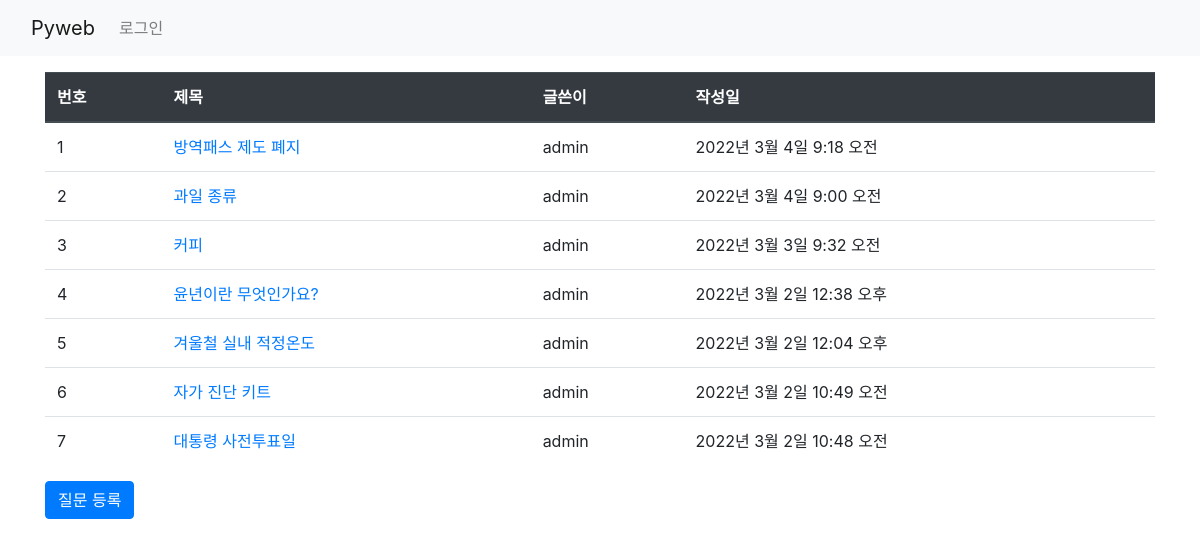
Before: / with the older database file.
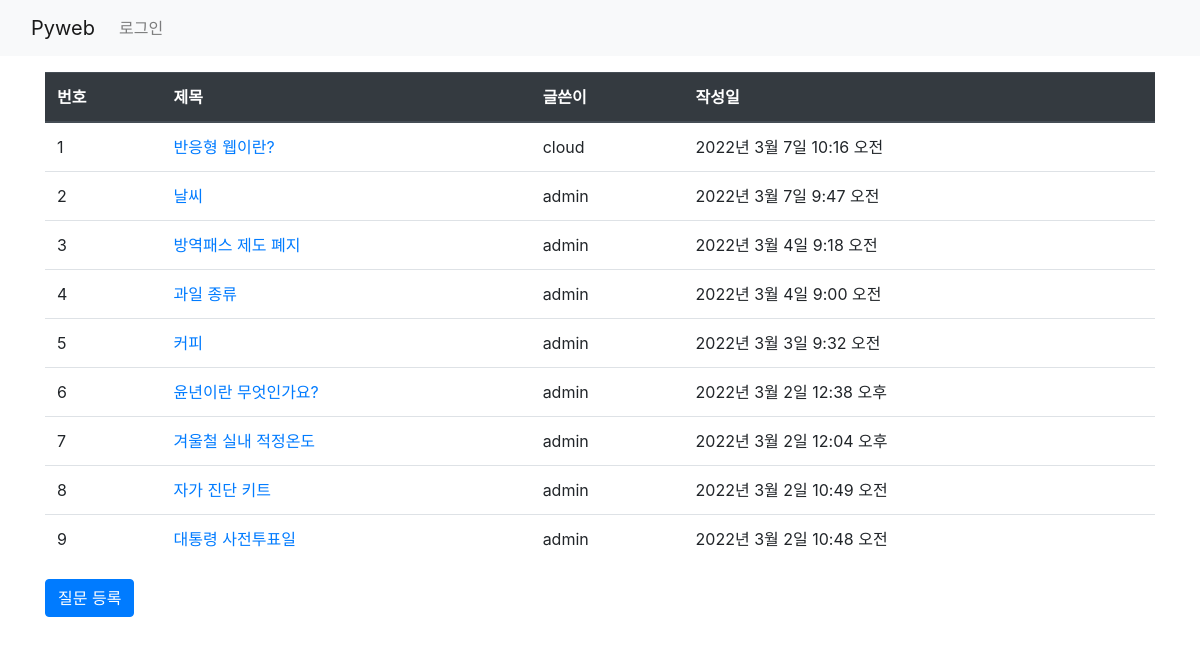
After: the same page with the newer database file.
### board/models.py (models this page shows, shortened)
class Question(models.Model):
    subject = models.CharField(max_length=200)
    content = models.TextField()
    create_date = models.DateTimeField()
    author = models.ForeignKey(User, on_delete=models.CASCADE)

### board/views.py (the view)
# urls.py: path('', views.index, name='index'),  #127.0.0.1:8000/board/
def index(request):
    question_list = Question.objects.order_by('-create_date')  #'-'내림 차순, -pk도 가능
    return render(request, 'board/question_list.html',
                  {'question_list':question_list})

### templates/board/question_list.html (shortened to what this page needs)
{% extends 'base.html' %}
{% block content %}
  <div class="container my-3">
      <table class="table">
          <thead class="thead-dark">
            <tr>
                <th>번호</th><th>제목</th><th>글쓴이</th><th>작성일</th>
            </tr>
          </thead>
          <tbody>
            {% if question_list %}
                {% for question in question_list %}
                <tr>
                    <td>{{ forloop.counter }}</td>
                    <td>
                        <a href="{% url 'board:detail' question.id %}">{{ question.subject }}</a>
                    </td>
                    <td>{{ question.author }}</td>
                    <td>{{ question.create_date }}</td>
                </tr>
                {% endfor %}
            {% else %}
              <p>질문이 없습니다.</p>
            {% endif %}
          </tbody>
      </table>
      <a href="{% url 'board:question_create' %} " class="btn btn-primary">질문 등록</a>
  </div>
{% endblock %}

### templates/base.html (shortened to what this page needs)
<!DOCTYPE html>
{% load static %}
<html lang="ko">
<head>
    <link rel="stylesheet" href="{% static 'board/css/bootstrap.css/' %}">
</head>
<body>
{% include 'navbar.html' %}
{% block content %}{% endblock %}
</body>
</html>

### templates/navbar.html (shortened to what this page needs)
<nav class="navbar navbar-expand-lg navbar-light bg-light">
    <div class="container-fluid">
        <a class="navbar-brand" href="{% url 'board:index' %}">Pyweb</a>
        <div class="collapse navbar-collapse" id="navbarSupportedContent">
            <ul class="navbar-nav me-auto mb-2 mb-lg-0">
                <li class="nav-item">
                    {% if user.is_authenticated %}
                        <a class="nav-link" href="{% url 'common:logout' %}">({{ user.username }}님) 로그아웃</a>
                    {% else %}
                        <a class="nav-link" href="{% url 'common:login' %}">로그인</a>
                    {% endif %}
                </li>
            </ul>
        </div>
    </div>
</nav>

Changed rows visible on the page:
added Question: subject "반응형 웹이란?", author "cloud", create_date "2022년 3월 7일 10:16 오전"
added Question: subject "날씨", author "admin", create_date "2022년 3월 7일 9:47 오전"
